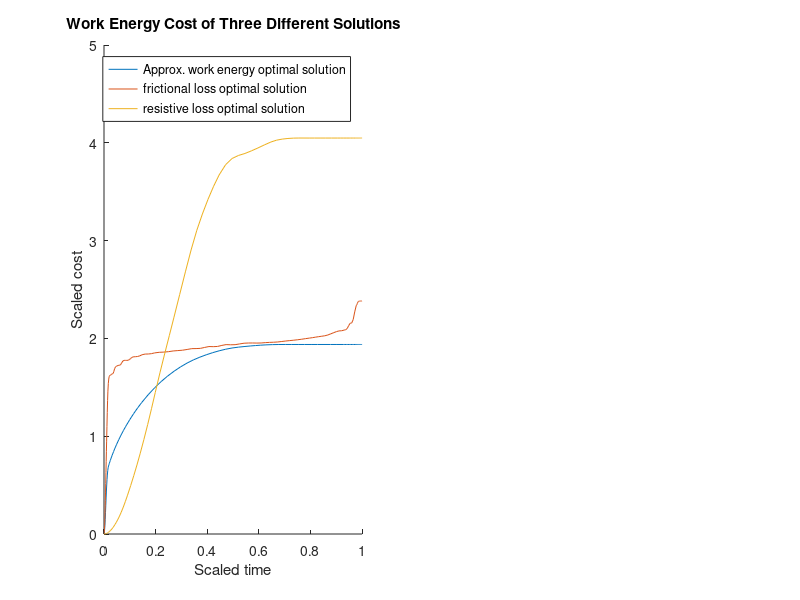

Source code (MATLAB):
%generates the figure for the extended abstract
%1. |vT|
%2. v^2
%3. 10000*T^2
%4. log(1*exp(alpha*v*T)) where alpha = 10000
%5. same as 4 but set to zero whenever alpha*v*T < 0

close all
clear all
load('logexpsolnCosts');
CLE = C;
tLE = ts;

load('v2solnCosts');
Cv2 = C;
tv2 = ts;

load('u2solnCosts');
Cu2 = C;
tu2 = ts;

normCF = [1 CLE(2,end)/Cv2(2,end) CLE(3,end)/Cu2(3,end);
        Cv2(1,end)/CLE(1,end) 1 Cv2(3,end)/Cu2(3,end);
        Cu2(1,end)/CLE(1,end) Cu2(2,end)/Cv2(2,end) 1]



figure
subplot(1,2,1)
hold all;
plot(tLE/10,CLE(1,:)*1000);
plot(tv2/10,Cv2(1,:)*1000);
plot(tu2/10,Cu2(1,:)*1000);
xlabel('Scaled time');
ylabel('Scaled cost');
title('Work Energy Cost of Three Different Solutions');
legend('Approx. work energy optimal solution','frictional loss optimal solution','resistive loss optimal solution');